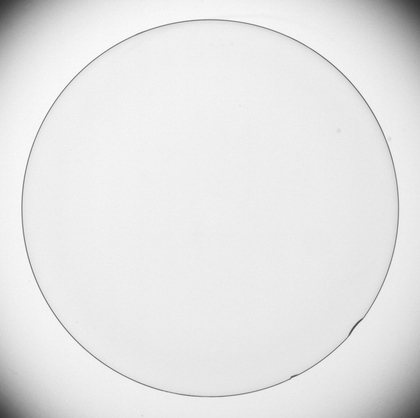
%> input picture Codes for Exercise 2/13.tif, 420 x 418 px, shrunk from 937 x 932 before the run
$ octave GradientSobelOperator.m   (GNU Octave 9; MATLAB toolbox functions it lacks are replaced by stand-ins)
%> lines starting %> are read from the running program, lines starting %| are printed output that depends on the picture
%in barnamei baraye GRADIENT GIRI BA OPERATOR SOBEL az tasvir ast.BARAYE
%EJRAYE BARNAME HAME BARNAME RA ENTEKHAB KARDE(Ctrl+A & Ctrl+C)VA DAR Command
%Window MATLAB PASTE KONID.
clc;
clear all;
close all;
% TASVIRE VORUDI
IMG_IN = imread('13.tif');
%> IMG_IN is the input picture: size 418x420 uint8; min 51, max 255, mean 229.7
IMG_IN = double(IMG_IN);
%> IMG_IN: size 418x420 double
%gereftane eela'ate tasvir
ER = size(IMG_IN, 1);
%> ER = 418
AR = size(IMG_IN, 2);
%> AR = 420
nn = size(IMG_IN, 3);
%> nn = 1
% tasvire khoruji
IMG_OUT = zeros(size(IMG_IN));
% mask ha
x1 = [-1 -2 -1; 0 0 0; 1 2 1];
y1 = [-1 0 1; -2 0 2; -1 0 1];
% mohasebe baraye har pixel
for i = 2 : ER - 1
   for j = 2 : ER - 1
       for k = 1 : nn
           tm = IMG_IN(i - 1 : i + 1, j - 1 : j + 1, k);
           Gx = sum(sum(x1 .* tm));
           Gy = sum(sum(y1 .* tm));
           andaze_gradient = sqrt(Gx^2 + Gy^2); %andaze gradian
           andaze_gradient_taghrib = abs(Gx)+abs(Gy); %andaze gradian taghribi

           IMG_OUT(i, j, k) = andaze_gradient;
       end
   end
end
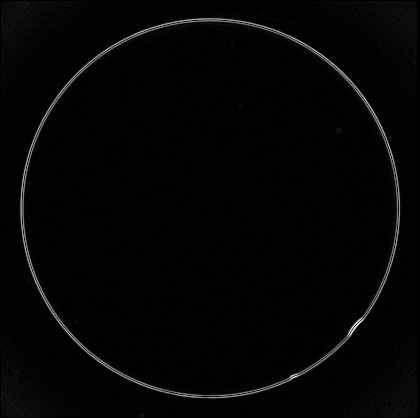
%> IMG_OUT: size 418x420 double; min 0, max 650.1, mean 13.1; drawn with min black and max white
%phase gradian
phase_gradient=atan2(Gx,Gy);
%> phase_gradient = -2.5
IMG_OUT = uint8(IMG_OUT);
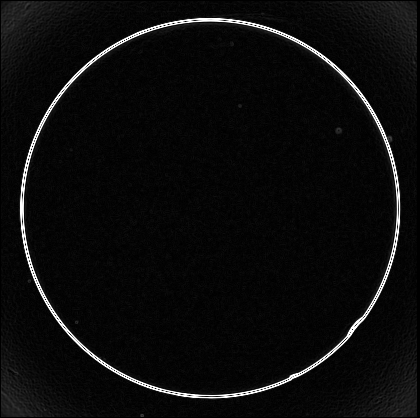
%> IMG_OUT: size 418x420 uint8; min 0, max 255, mean 11.8
%tarsime tasavir
figure(1);
imshow(IMG_OUT);title('Gradient giri ba operator sobel');
figure(2);
imshow(uint8(IMG_IN));
title('tasvire vorudi');
